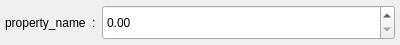
<?xml version="1.0" encoding="UTF-8"?>
<ui version="4.0">
 <class>Item</class>
 <widget class="QWidget" name="Item">
  <property name="geometry">
   <rect>
    <x>0</x>
    <y>0</y>
    <width>400</width>
    <height>45</height>
   </rect>
  </property>
  <property name="minimumSize">
   <size>
    <width>400</width>
    <height>45</height>
   </size>
  </property>
  <property name="maximumSize">
   <size>
    <width>16777215</width>
    <height>45</height>
   </size>
  </property>
  <property name="windowTitle">
   <string>Form</string>
  </property>
  <layout class="QHBoxLayout" name="horizontalLayout_2">
   <property name="leftMargin">
    <number>5</number>
   </property>
   <property name="topMargin">
    <number>5</number>
   </property>
   <property name="rightMargin">
    <number>5</number>
   </property>
   <property name="bottomMargin">
    <number>5</number>
   </property>
   <item>
    <layout class="QHBoxLayout" name="horizontalLayout">
     <item>
      <widget class="QLabel" name="propertyLabel">
       <property name="text">
        <string>property_name</string>
       </property>
      </widget>
     </item>
     <item>
      <widget class="QLabel" name="label_2">
       <property name="text">
        <string>:</string>
       </property>
      </widget>
     </item>
     <item>
      <widget class="QDoubleSpinBox" name="propertyValueFloat">
       <property name="sizePolicy">
        <sizepolicy hsizetype="Expanding" vsizetype="Expanding">
         <horstretch>0</horstretch>
         <verstretch>0</verstretch>
        </sizepolicy>
       </property>
       <property name="minimumSize">
        <size>
         <width>0</width>
         <height>0</height>
        </size>
       </property>
       <property name="maximum">
        <double>1000000.000000000000000</double>
       </property>
      </widget>
     </item>
    </layout>
   </item>
  </layout>
 </widget>
 <resources/>
 <connections/>
</ui>
